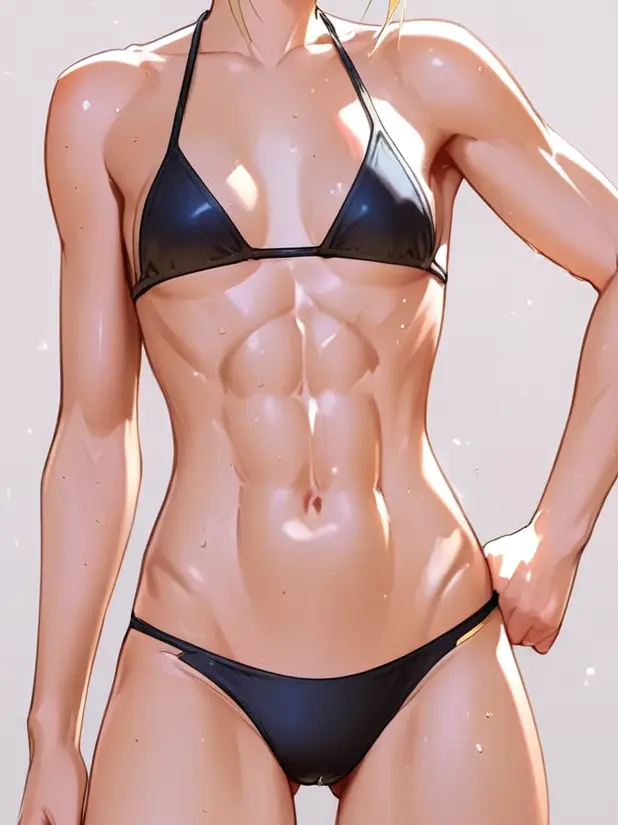
#> input picture miniapp/src/assets/body-athletic.webp, 618 x 825 px
$ python -i image_utils.py   (imports and definitions only)
#> lines starting #> are read from the running program, lines starting #| are printed output that depends on the picture
"""
Image processing utilities
Handles color profile stripping, blurring, and image optimization for Telegram
"""
from io import BytesIO
from typing import Optional
from PIL import Image, ImageFilter


# [71 lines left out: functions strip_color_profile, strip_color_profile_safe, not called in this run]


def blur_image(image_data: bytes, blur_radius: int = 30) -> bytes:
    """
    Apply Gaussian blur to an image for paywall preview.

    Args:
        image_data: Raw image bytes (PNG or JPEG)
        blur_radius: Blur intensity (default 30 for heavy blur)

    Returns:
        Blurred image as PNG bytes
    """
    try:
        img = Image.open(BytesIO(image_data))

        # Convert to RGB if necessary (handle RGBA, P mode, etc.)
        if img.mode in ('RGBA', 'LA', 'P'):
            # Create white background for transparency
            background = Image.new('RGB', img.size, (255, 255, 255))
            if img.mode == 'P':
                img = img.convert('RGBA')
            background.paste(img, mask=img.split()[-1] if img.mode == 'RGBA' else None)
            img = background
        elif img.mode != 'RGB':
            img = img.convert('RGB')

        # Apply strong Gaussian blur
        blurred = img.filter(ImageFilter.GaussianBlur(radius=blur_radius))

        # Save to bytes
        output = BytesIO()
        blurred.save(output, format='JPEG', quality=85)
        output.seek(0)

        print(f"[IMAGE-UTILS] 🔒 Image blurred with radius {blur_radius}")
        return output.read()

    except Exception as e:
        print(f"[IMAGE-UTILS] ❌ Failed to blur image: {e}")
        raise


def blur_image_safe(image_data: bytes, blur_radius: int = 30) -> Optional[bytes]:
    """
    Safe wrapper that returns None if blurring fails.

    Args:
        image_data: Raw image bytes
        blur_radius: Blur intensity

    Returns:
        Blurred image bytes, or None if processing fails
    """
    try:
        return blur_image(image_data, blur_radius)
    except Exception as e:
        print(f"[IMAGE-UTILS] ⚠️  Blur failed: {e}")
        return None

>>> import cv2
>>> picture = cv2.imread('../../miniapp/src/assets/body-athletic.webp', cv2.IMREAD_GRAYSCALE)
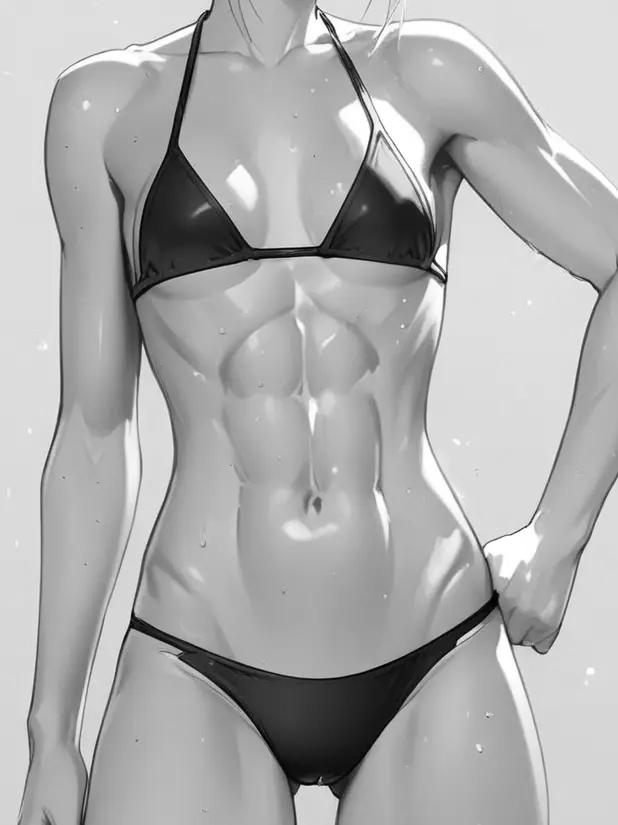
#> picture: shape (825, 618); min 0, max 255, mean 173.2
>>> result = blur_image_safe(picture)

$ run again, on miniapp/src/assets/body-curvy.webp
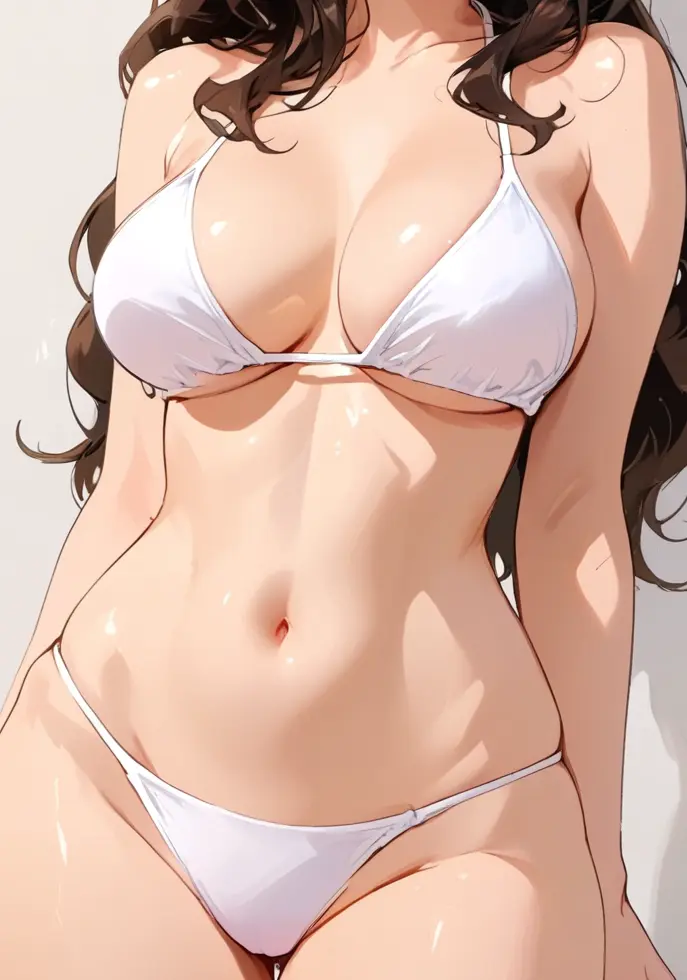
#> input picture miniapp/src/assets/body-curvy.webp, 687 x 980 px
#> `picture = cv2.imread('../../miniapp/src/assets/body-athletic.webp', cv..`:
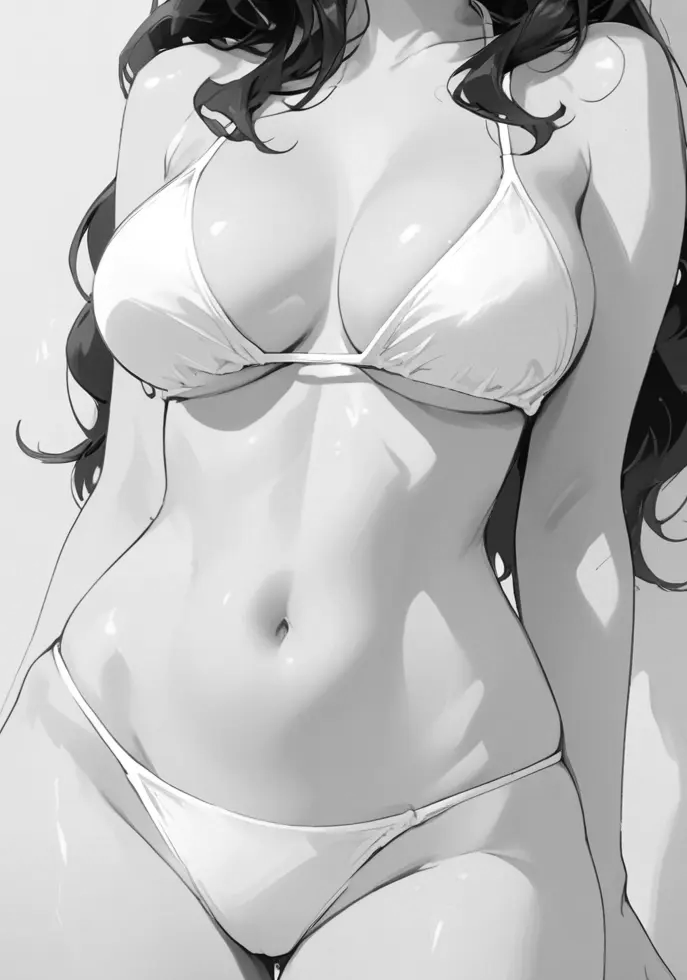
#> picture: shape (980, 687); min 0, max 255, mean 190

$ run again, on miniapp/src/assets/body-slim.webp
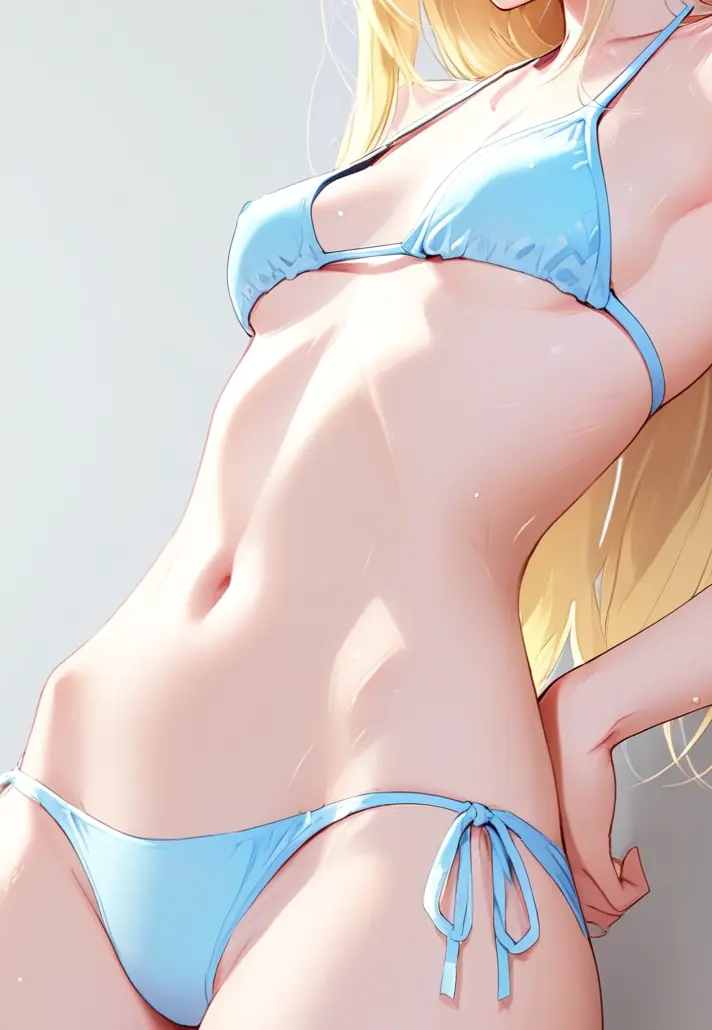
#> input picture miniapp/src/assets/body-slim.webp, 712 x 1030 px
#> `picture = cv2.imread('../../miniapp/src/assets/body-athletic.webp', cv..`:
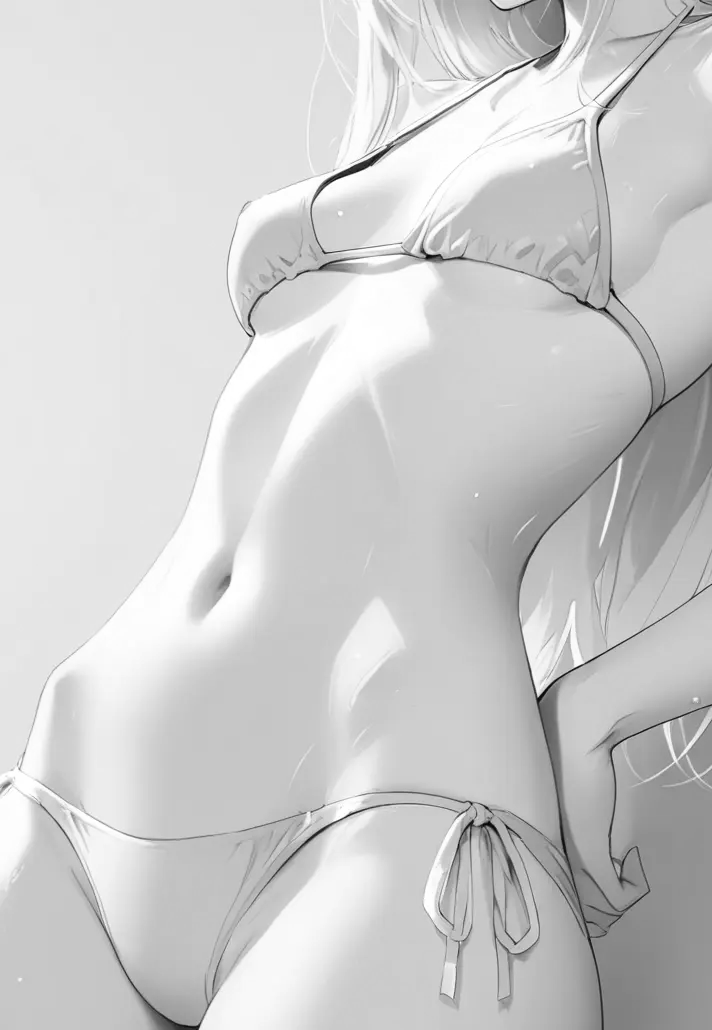
#> picture: shape (1030, 712); min 3, max 255, mean 205.5

$ run again, on miniapp/src/assets/body-voluptuous.webp
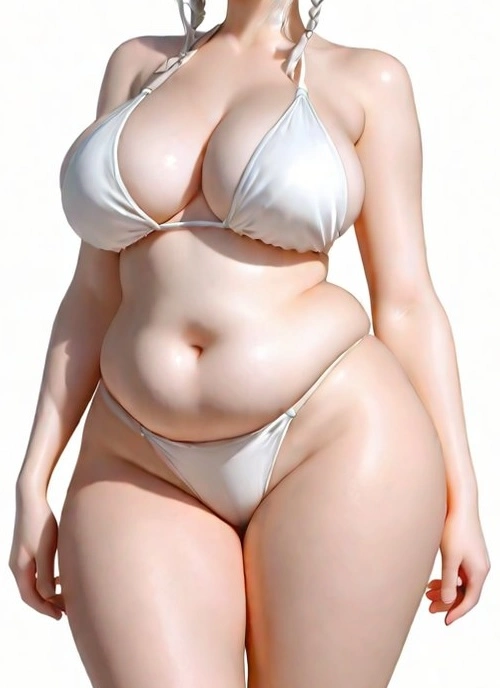
#> input picture miniapp/src/assets/body-voluptuous.webp, 500 x 688 px
#> `picture = cv2.imread('../../miniapp/src/assets/body-athletic.webp', cv..`:
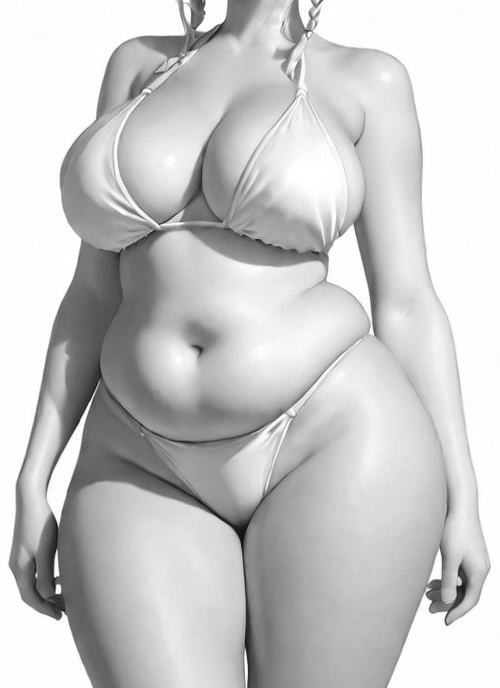
#> picture: shape (688, 500); min 14, max 255, mean 200.6
